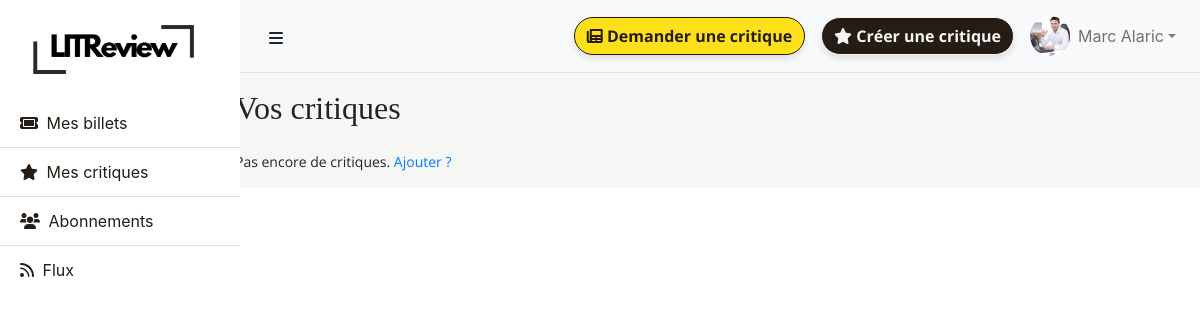
Before: /reviews/ (signed in) with the older database file.
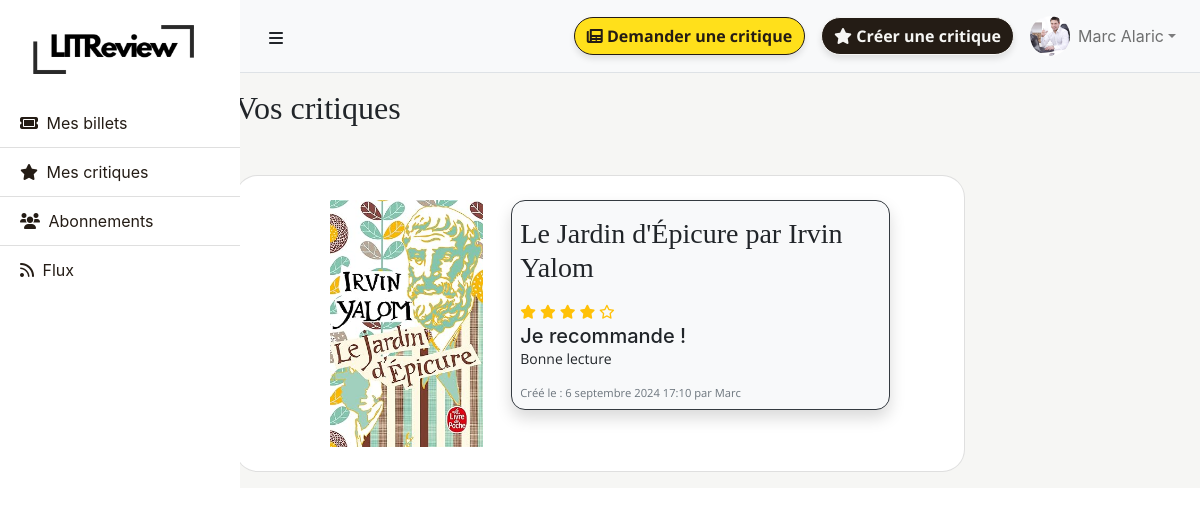
After: the same page with the newer database file.
### reviews/models.py (models this page shows, shortened)
class Review(models.Model):
    ratings = [
        (1, '★☆☆☆☆'),
        (2, '★★☆☆☆'),
        (3, '★★★☆☆'),
        (4, '★★★★☆'),
        (5, '★★★★★')
    ]
    ticket = models.ForeignKey(to=Ticket, on_delete=models.CASCADE, related_name='reviews')
    rating = models.PositiveSmallIntegerField(
        validators=[MinValueValidator(0), MaxValueValidator(5)], \
        choices=ratings)
    headline = models.CharField(max_length=128)
    body = models.CharField(max_length=8192, blank=True)
    user = models.ForeignKey(to=settings.AUTH_USER_MODEL, on_delete=models.CASCADE)
    time_created = models.DateTimeField(auto_now_add=True)

class Ticket(models.Model):
    title = models.CharField(max_length=128)
    description = models.TextField(max_length=2048, blank=True)
    user = models.ForeignKey(to=settings.AUTH_USER_MODEL, on_delete=models.CASCADE)
    image = models.ImageField(upload_to='tickets_media', null=False, blank=False,
                              default='media/tickets_media/book_default.jpg')
    time_created = models.DateTimeField(auto_now_add=True)

class CustomUser(AbstractBaseUser, PermissionsMixin):
    email = models.EmailField(unique=True)
    first_name = models.CharField(max_length=30, blank=True)
    last_name = models.CharField(max_length=30, blank=True)
    is_active = models.BooleanField(default=True)
    is_staff = models.BooleanField(default=False)
    date_joined = models.DateTimeField(auto_now_add=True)
    profile_picture = models.ImageField(upload_to='profile_pictures/', null=True, blank=True)
    objects = CustomUserManager()
    USERNAME_FIELD = 'email'
    REQUIRED_FIELDS = []

### reviews/views.py (the view)
# urls.py: path('reviews/', list_reviews, name='list_reviews'),
@login_required
def list_reviews(request):
    reviews = Review.objects.filter(user=request.user).order_by('-time_created')
    return render(request, 'reviews/list_reviews.html', {'reviews': reviews})

### reviews/templatetags/range_filter.py (called while the page is built)
@register.filter(name='range')
def filter_range(start, end):
    return range(start, int(end))

### reviews/templates/reviews/list_reviews.html
{% extends 'reviews/base.html' %}
{% load range_filter %}
{% block content %}
<div class="container">
    <div class="row">
        <div class="col-md-4 mb-2 offset-md-2">
            <h2 class="my-3">Vos critiques</h2>
        </div>
        {% if reviews %}
        {% for review in reviews %}
        <div class="container mt-4">
            <div class="row">
                <div class="col-md-8 offset-md-2">
                    <div class="card bg-white mb-3 p-3">
                        <div class="row no-gutters">
                            <div class="col-sm-4 my-2">
                                <img class="card-img"
                                     src="{{ review.ticket.image.url }}"
                                     alt="{{ review.ticket.title }}">
                            </div>
                            <div class="col-sm-8 my-2">
                                <div class="card-body single-review ml-2 p-2 border border-dark bg-light shadow">
                                    <h3 class="my-2">{{ review.ticket.title }}</h3>
                                    <div class="star-rating my-2">
                                        {% for i in 1|range:6 %}
                                        {% if i <= review.rating %}
                                        <i class="fas fa-star"></i>
                                        {% else %}
                                        <i class="far fa-star"></i>
                                        {% endif %}
                                        {% endfor %}
                                    </div>
                                    <h5 class="card-subtitle">{{ review.headline }}</h5>
                                    <p class="card-text">{{ review.body }}</p>
                                    <p class="card-text"><small class="text-muted">Créé le : {{ review.time_created }}
                                        par {{ review.user.first_name }}</small></p>
                                </div>
                            </div>
                        </div>
                    </div>
                </div>
            </div>
        </div>
        {% endfor %}
        {% else %}
        <div class="col-md-8 offset-md-2">
            <p>Pas encore de critiques.
                <a href="http://127.0.0.1:8000/add_ticket_review">Ajouter ?</a></p>
        </div>
        {% endif %}
    </div>
</div>
{% endblock %}

Changed rows visible on the page:
added Review: ticket.image (picture), ticket "Le Jardin d'Épicure par Irvin Yalom", rating 4 (drawn), headline "Je recommande !", body "Bonne lecture", time_created "6 septembre 2024 17:10", user.first_name "Marc"
Other visible differences:
text no longer shown: "Pas encore de critiques. Ajouter ?"
